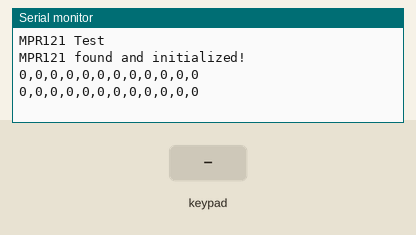
Recording of a sketch running on a simulated Arduino Uno, built with avr-gcc and run on an emulated ATmega328P. Parts: the last lines printed to the serial monitor. Inputs (shaded band) come from the test bench.

Above: at 1.8 s.
1.9 s: key '0' pressed
At 2.8 s:
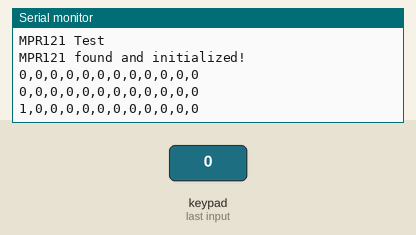
3.4 s: keypad keys 1 2 pressed 1.371 s apart
At 4.5 s:
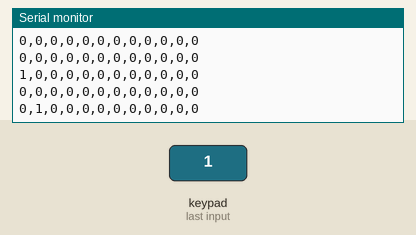
7.6 s: key '3' pressed
At 8.8 s:
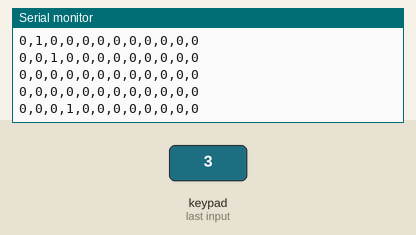
9.1 s: keypad keys 1 2 A pressed 1.371 s apart
At 10.6 s:
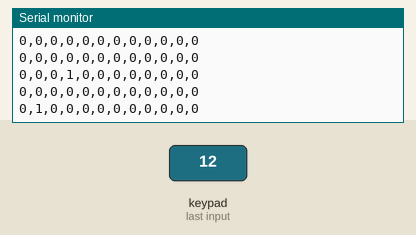

Measured:
- after the input at 1.9 s, the serial monitor: prints a new line after 0.10 s (image 1)
- after the input at 3.4 s, the serial monitor: prints a new line after 0.61 s (image 2)
- after the input at 7.6 s, the serial monitor: prints a new line after 0.41 s (image 3)
- after the input at 9.1 s, the serial monitor: prints a new line after 0.92 s (image 4)

The sketch:

testing_code.ino
```cpp
#include <Wire.h>
#include <Adafruit_MPR121.h>

// Create the MPR121 object
Adafruit_MPR121 cap = Adafruit_MPR121();

// Electrode -> Purpose mapping:
// E0: Pause/Play control
// E1: Volume Down control
// E2: Volume Up control
// E3: Mode toggle (switches between PAD MODE and SLIDER MODE)
// E4 - E11: Pad buttons (we use E4–E9 for Processing; E10 & E11 are unused)
#define E_PAUSE_PLAY 0
#define E_VOL_DOWN   1
#define E_VOL_UP     2
#define E_MODE       3

void setup() {
  Serial.begin(115200);
  Serial.println("MPR121 Test");

  if (!cap.begin(0x5A)) {
    Serial.println("MPR121 not found, check wiring!");
    while (1);
  }
  Serial.println("MPR121 found and initialized!");
}

void loop() {
  uint16_t touchedData = cap.touched();

  // Read control inputs
  int valPausePlay = (touchedData & (1 << E_PAUSE_PLAY)) ? 1 : 0;
  int valVolDown   = (touchedData & (1 << E_VOL_DOWN))   ? 1 : 0;
  int valVolUp     = (touchedData & (1 << E_VOL_UP))     ? 1 : 0;
  int valMode      = (touchedData & (1 << E_MODE))       ? 1 : 0;

  // Read pad inputs for electrodes E4 to E11
  int padVal[8];
  for (int i = 0; i < 8; i++) {
    int electrodeIndex = 4 + i;
    padVal[i] = (touchedData & (1 << electrodeIndex)) ? 1 : 0;
  }

  // Output CSV line: pausePlay,volDown,volUp,mode, pad0,...,pad7
  Serial.print(valPausePlay); Serial.print(",");
  Serial.print(valVolDown);   Serial.print(",");
  Serial.print(valVolUp);     Serial.print(",");
  Serial.print(valMode);
  for (int i = 0; i < 8; i++) {
    Serial.print(",");
    Serial.print(padVal[i]);
  }
  Serial.println();

  delay(1000); // Update interval (1 second)
}
```
